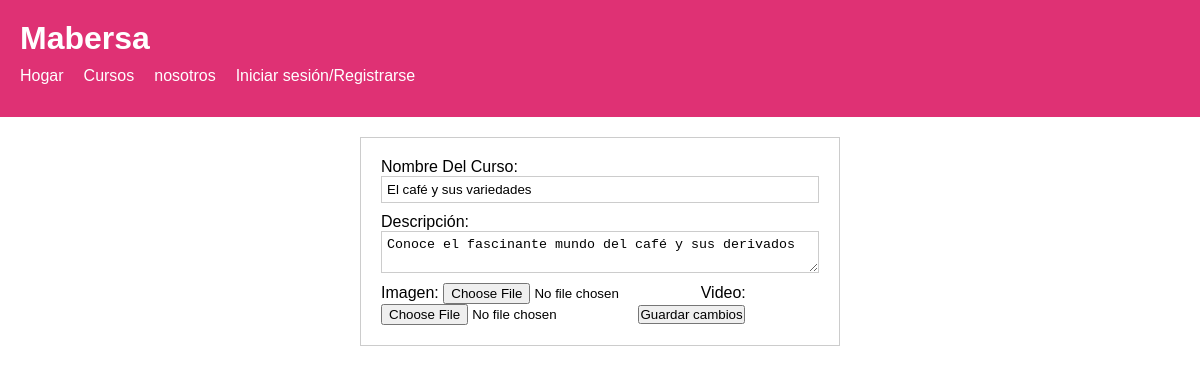
The app's page /edit.php?c_id=8 with its own data.
### tables this page shows
CREATE TABLE `courses` (
  `c_id` int(11) NOT NULL,
  `t_id` int(11) NOT NULL,
  `course_name` varchar(255) NOT NULL,
  `course_description` text DEFAULT NULL,
  `video` varchar(255) DEFAULT NULL,
  `image` varchar(255) DEFAULT NULL,
  `timestamp` timestamp NOT NULL DEFAULT current_timestamp(),
  `approved` tinyint(1) DEFAULT 0
);

### edit.php (the view, shortened to what this page needs)
<?php
require_once 'db_conn.php';
if (isset($_GET['c_id'])) {
    $c_id = $_GET['c_id'];
    $query = "SELECT * FROM courses WHERE c_id = $c_id";
    $result = mysqli_query($conn, $query);
    if (mysqli_num_rows($result) > 0) {
        $row = mysqli_fetch_assoc($result);
        ?>
        <!DOCTYPE html>
        <html>
        <head>
            <link rel="stylesheet" type="text/css" href="./assets/css/style.css">
        </head>
        <body>
            <?php include('header.php'); ?>
            <div class="forms">
                <form action="update.php" method="post" enctype="multipart/form-data">
                    <label>Nombre Del Curso:</label>
                    <input type="text" class="input" name="nombre" value="<?php echo $row['course_name']; ?>">
                    <label>Descripción:</label>
                    <textarea name="descripcion" class="input"><?php echo $row['course_description']; ?></textarea>
                    <label>Imagen:</label>
                    <input type="file" name="imagen" accept="image/*">
                    <label>Video:</label>
                    <input type="file" name="video" accept="video/*">
                    <input type="submit" value="Guardar cambios">
                </form>
            </div>
        </body>
        </html>
        <?php
    } else {
        echo "No se encontró el registro.";
    }
}
?>

### assets/css/style.css (style rules this page uses)
* { box-sizing: border-box; margin: 0; padding: 0; }
body { margin: 0; padding: 0; font-family: Arial, sans-serif; }
form { vertical-align: top; margin: 20px; padding: 20px; border: 1px solid #ccc; }
.forms { display: flex; justify-content: center; }
.forms form { width: 40%; }
.input { display: block; width: 100%; padding: 5px; margin-bottom: 10px; border: 1px solid #ccc; }

### records on screen
courses: nombre "El café y sus variedades", descripcion "Conoce el fascinante mundo del café y sus derivados"
